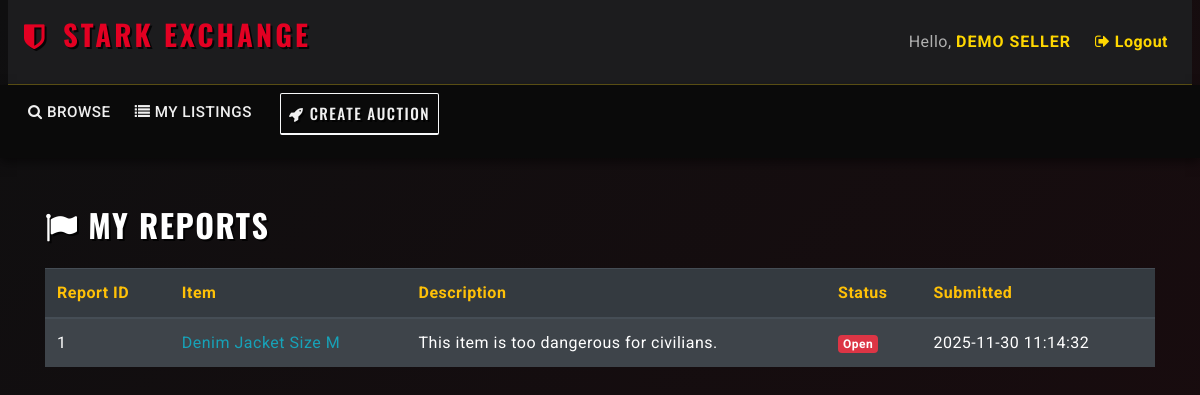
Page /myreports.php (signed in) on the committed database.
### tables this page shows
CREATE TABLE reports (
    report_id    INT AUTO_INCREMENT PRIMARY KEY,
    user_id      INT NOT NULL,       
    auction_id   INT NULL,
    item_id      INT NULL,
    description  TEXT NOT NULL,
    status       VARCHAR(50) NOT NULL DEFAULT 'open',
    created_at   DATETIME NOT NULL DEFAULT CURRENT_TIMESTAMP,

    CONSTRAINT fk_reports_user
        FOREIGN KEY (user_id)
        REFERENCES users(user_id)
        ON DELETE CASCADE
        ON UPDATE CASCADE,

    CONSTRAINT fk_reports_auction
        FOREIGN KEY (auction_id)
        REFERENCES auctions(auction_id)
        ON DELETE SET NULL
        ON UPDATE CASCADE,

    CONSTRAINT fk_reports_item
        FOREIGN KEY (item_id)
        REFERENCES items(item_id)
        ON DELETE SET NULL
        ON UPDATE CASCADE
);

CREATE TABLE items (
    item_id      INT AUTO_INCREMENT PRIMARY KEY,
    title        VARCHAR(255) NOT NULL,
    description  TEXT,
    
     
    image_path   VARCHAR(255) DEFAULT NULL, 
     

    category_id  INT NOT NULL,
    seller_id    INT NOT NULL,
    created_at   DATETIME NOT NULL DEFAULT CURRENT_TIMESTAMP,

    CONSTRAINT fk_items_category
        FOREIGN KEY (category_id)
        REFERENCES categories(category_id)
        ON DELETE RESTRICT
        ON UPDATE CASCADE,

    CONSTRAINT fk_items_seller
        FOREIGN KEY (seller_id)
        REFERENCES users(user_id)
        ON DELETE CASCADE
        ON UPDATE CASCADE
);

### utilities.php (called while the page is built, shortened)
<?php
function get_db() {
    static $conn = null;
    if ($conn === null) {
        $conn = new mysqli(DB_HOST, DB_USER, DB_PASS, DB_NAME);
        $conn->set_charset(DB_CHARSET);
    }
    return $conn;
}
function db_query($sql, $types = '', $params = []) {
    $conn = get_db();
    $stmt = $conn->prepare($sql);
    $stmt->bind_param($types, ...$params);
    if (!$stmt->execute()) {
        die('Execute failed: ' . $stmt->error);
    }
    return $stmt->get_result();
}
?>

### myreports.php (the view, shortened to what this page needs)
<?php
require_once 'utilities.php';
$user_id = $_SESSION['user_id'];
$sql = "
    SELECT r.report_id, r.auction_id, r.item_id,
           r.description, r.status, r.created_at,
           i.title AS item_title
    FROM reports r
    JOIN items i ON r.item_id = i.item_id
    WHERE r.user_id = ?
    ORDER BY r.created_at DESC
";
$result = db_query($sql, "i", [$user_id]);
$reports = $result->fetch_all(MYSQLI_ASSOC);
include_once 'header.php';
?>
<div class="container mt-5">
    <h2 class="mb-4 text-warning">
        <i class="fa fa-flag"></i> My Reports
    </h2>
    <?php if (empty($reports)) : ?>
        <div class="alert alert-secondary">You have not submitted any reports.</div>
    <?php else : ?>
        <table class="table table-dark table-striped">
            <thead>
                <tr class="text-warning">
                    <th>Report ID</th>
                    <th>Item</th>
                    <th>Description</th>
                    <th>Status</th>
                    <th>Submitted</th>
                </tr>
            </thead>
            <tbody>
                <?php foreach ($reports as $r) : ?>
                    <tr>
                        <td><?= htmlspecialchars($r['report_id']) ?></td>
                        <td>
                            <a class="text-info"
                               href="listing.php?item_id=<?= urlencode($r['item_id']) ?>">
                               <?= htmlspecialchars($r['item_title']) ?>
                            </a>
                        </td>
                        <td><?= nl2br(htmlspecialchars($r['description'])) ?></td>
                        <td>
                            <?php if ($r['status'] == 'open'): ?>
                                <span class="badge bg-danger">Open</span>
                            <?php else: ?>
                                <span class="badge bg-success">Resolved</span>
                            <?php endif; ?>
                        </td>
                        <td><?= htmlspecialchars($r['created_at']) ?></td>
                    </tr>
                <?php endforeach; ?>
            </tbody>
        </table>
    <?php endif; ?>
</div>
<?php include_once 'footer.php'; ?>

### css/custom.css (style rules this page uses)
:root { --color-primary: #E30022; --color-accent: #FFD700; --color-bg-dark: #0A0A0A; --color-bg-secondary: #1C1C1E; --color-bg-input: #2D2D30; --color-text-light: #F0F0F0; --color-text-muted: #B0B0B0; }
body, html { background-color: var(--color-bg-dark) !important; background: linear-gradient(135deg, #0f0f10 0%, #1a0b0e 100%) !important; min-height: 100vh; color: var(--color-text-light) !important; font-family: 'Roboto', sans-serif !important; font-weight: 400; letter-spacing: 0.5px; }
h1, h2, h3, h4, h5, h6, .navbar-brand, .card-title, .container h2, .btn { font-family: 'Oswald', sans-serif !important; font-weight: 700; letter-spacing: 1.5px !important; text-transform: uppercase; color: white !important; text-shadow: 2px 2px 0px rgba(0,0,0,0.8) !important; margin-bottom: 15px; }

### rows in the picture
reports: report_id "1", item.title "Denim Jacket Size M", description "This item is too dangerous for civilians.", status "Open", created_at "2025-11-30 11:14:32"

### other values in the picture
$display_name "DEMO SELLER"
